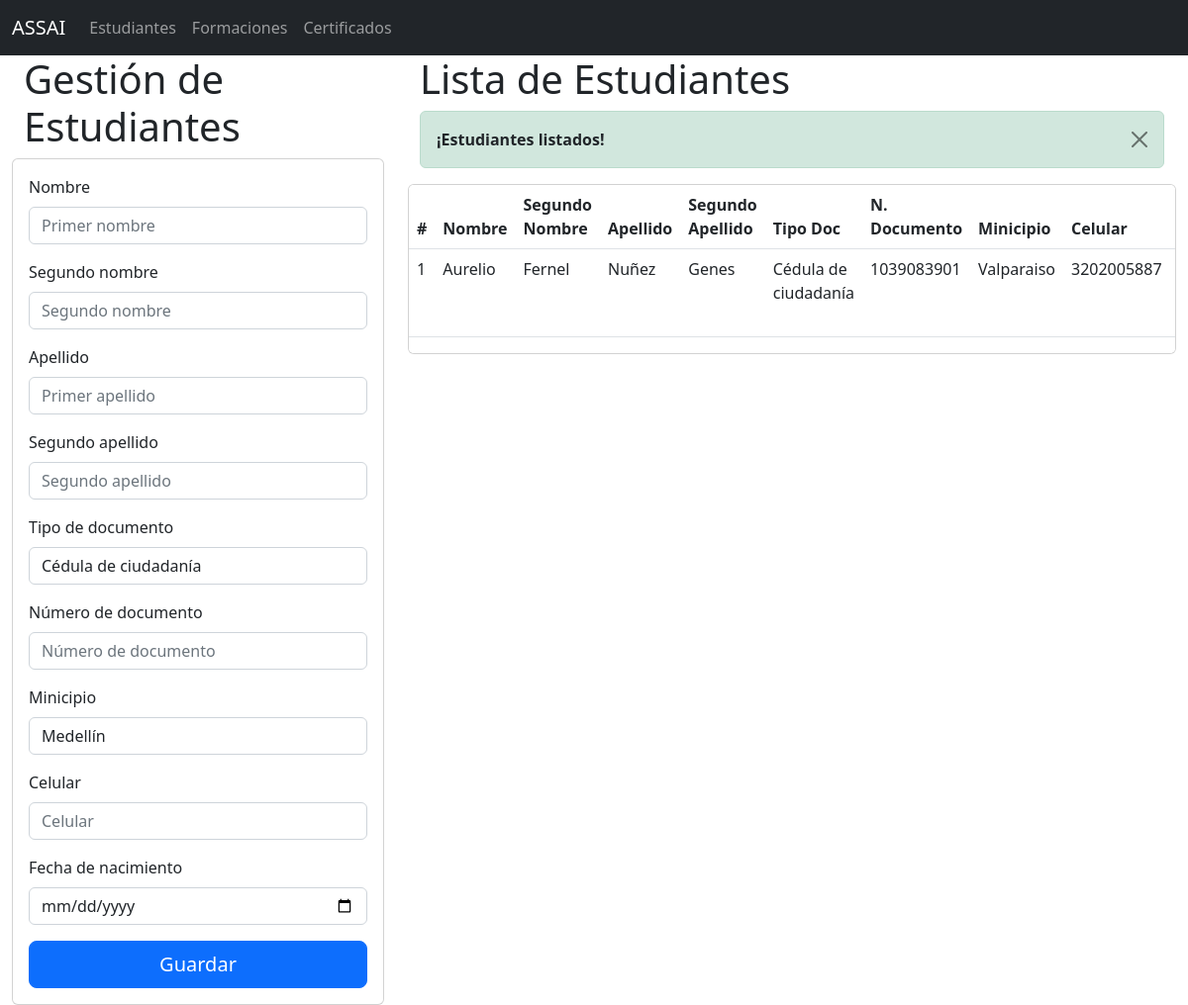
The page / on the database its author committed.
### aplicaciones/certificados/models.py (models this page shows, shortened)
class Estudiante(models.Model):
    id_estudiante =  models.PositiveBigIntegerField()
    tipo_doc = models.ForeignKey(Tiposdocumentos, on_delete=models.CASCADE)
    nombre_1 = models.CharField(max_length=30)
    nombre_2 = models.CharField(max_length=30)
    apellido_1 = models.CharField(max_length=30)
    apellido_2 = models.CharField(max_length=30)
    municipio = models.ForeignKey(Municipios, on_delete=models.CASCADE)
    celular = models.PositiveIntegerField()
    f_nacimiento = models.DateField()

class Tiposdocumentos(models.Model):
    desc = models.CharField(max_length=50)
    def __str__(self):
        return self.desc

class Municipios(models.Model):
    id = models.IntegerField(primary_key=True)
    nombre = models.CharField(max_length=100)
    departamento = models.ForeignKey(Departamentos, on_delete=models.CASCADE)
    def __str__(self):
        return self.nombre

### aplicaciones/certificados/views.py (the view)
# urls.py: 2. Add a URL to urlpatterns:  path('', views.home, name='home')
def home(request):
    estudianteslistados = Estudiante.objects.all()
    tipos_documentoslistados = Tiposdocumentos.objects.all()
    municipios = Municipios.objects.all()
    messages.success(request, '¡Estudiantes listados!')
    return render(request, "gestionEstudiante.html", {"estudiantes": estudianteslistados, "tipos_documentos":tipos_documentoslistados, "municipios":municipios})

### aplicaciones/certificados/templates/gestionEstudiante.html (shortened to what this page needs)
{% extends './base.html' %}
{% load static %}
{% block body %}
    <div class="row">
    <div class="col-md-4">
      <div class="container-fluid">
        <h1>Gestión de Estudiantes</h1>
      </div>
      <div class="card">
        <div class="card-body">
          <form action="/registrarEstudiante/" method="POST">
            <div class="form-group">
              <div class="mb-3">
                <label for="" class="form-label">Nombre</label>
                <input type="text" name="nombre_1" id="" class="form-control" placeholder="Primer nombre" />
              </div>
              <div class="mb-3">
                <label for="" class="form-label">Segundo nombre</label>
                <input type="text" name="nombre_2" id="" class="form-control" placeholder="Segundo nombre" />
              </div>
              <div class="mb-3">
                <label for="" class="form-label">Apellido</label>
                <input type="text" name="apellido_1" id="" class="form-control" placeholder="Primer apellido" />
              </div>
              <div class="mb-3">
                <label for="" class="form-label">Segundo apellido</label>
                <input type="text" name="apellido_2" id="" class="form-control" placeholder="Segundo apellido" />
              </div>
              <div class="mb-3">
                <label for="" class="form-label">Tipo de documento</label>
                <select name="tipo_doc" class="form-control" placeholder="Tipo de documento">
                  {% for w in tipos_documentos %}
                  <option value="{{ w.id }}">{{ w.desc }}</option>
                  {% endfor %}
                </select>
              </div>
              <div class="mb-3">
                <label for="" class="form-label">Número de documento</label>
                <input type="text" name="id_estudiante" id="" class="form-control" placeholder="Número de documento" />
              </div>
              <div class="mb-3">
                <label for="" class="form-label">Minicipio</label>
                <select name="municipio" class="form-control" >
                  {% for j in municipios %}
                  <option value="{{ j.id }}">{{ j.nombre }}</option>
                  {% endfor %}
                </select>
              </div>
              <div class="mb-3">
                <label for="" class="form-label">Celular</label>
                <input type="text" name="celular" id="" class="form-control" placeholder="Celular" />
              </div>
              <div class="mb-3">
                <label for="" class="form-label">Fecha de nacimiento</label>
                <input type="date" name="f_nacimiento" id="" class="form-control" placeholder="Fecha de nacimiento" />
              </div>
              <div class="d-grid gap-2">
                <button type="submit" class="btn btn-primary btn-lg">Guardar</button>
              </div>
            </div>
          </form>
        </div>
      </div>
    </div>
    <div class="col-md-8">
      <div class="container-fluid">
        <h1>Lista de Estudiantes</h1>
        {% if messages %}
        {% for messages in messages %}
        <div class="alert alert-success alert-dismissible fade show" role="alert">
          <strong class="text-dark">{{ messages }}</strong>
          <button type="button" class="btn-close" data-bs-dismiss="alert" aria-label="Close"></button>
        </div>
        {% endfor %}
        {% endif %}
      </div>
      <div class="card table-responsive">
        <table class="table table-hover">
          <thead>
            <tr>
              <th>#</th>
              <th scope="col">Nombre</th>
              <th scope="col">Segundo Nombre</th>
              <th scope="col">Apellido</th>
              <th scope="col">Segundo Apellido</th>
              <th scope="col">Tipo Doc</th>
              <th scope="col">N. Documento</th>
              <th scope="col">Minicipio</th>
              <th scope="col">Celular</th>
              <th scope="col">F. Facimiento</th>
            </tr>
          </thead>
          <tbody>
            {% for p in estudiantes %}
              <tr >
                <td>{{ forloop.counter }}</td>
                <td>{{ p.nombre_1 }}</td>
                <td>{{ p.nombre_2 }}</td>
                <td>{{ p.apellido_1 }}</td>
                <td>{{ p.apellido_2 }}</td>
                <td>{{ p.tipo_doc }}</td>
                <td>{{ p.id_estudiante }}</td>
                <td>{{ p.municipio }}</td>
                <td>{{ p.celular }}</td>
                <td>{{ p.f_nacimiento }}</td>
              </tr>
            {% endfor %}
          </tbody>
        </table>
      </div>
    </div>
  </div>
{% endblock %}

### aplicaciones/certificados/templates/base.html (shortened to what this page needs)
<!DOCTYPE html>
<html>
  <head>
    <link rel="stylesheet" href="" />
    <link href="https://cdn.jsdelivr.net/npm/bootstrap@5.2.0/dist/css/bootstrap.min.css" rel="stylesheet" />
  </head>
  <body>
    <nav class="navbar navbar-expand-lg navbar-dark bg-dark">
      <div class="container-fluid">
        <a class="navbar-brand" href="#">ASSAI</a>
        <div class="collapse navbar-collapse" id="navbarNav">
          <ul class="navbar-nav">
            <li class="nav-item">
              <a class="nav-link" href="/">Estudiantes</a>
            </li>
            <li class="nav-item">
              <a class="nav-link" href="/formaciones/">Formaciones</a>
            </li>
            <li class="nav-item">
              <a class="nav-link" href="/certificados/">Certificados</a>
            </li>
          </ul>
        </div>
      </div>
    </nav>
    <div class="container-fluid">
      {% block body %}
      {% endblock %}
    </div>
  </body>
</html>

### rows shown on the page
Estudiante: nombre_1 "Aurelio", nombre_2 "Fernel", apellido_1 "Nuñez", apellido_2 "Genes", tipo_doc "Cédula de ciudadanía", id_estudiante "1039083901", municipio "Valparaiso", celular "3202005887"

### other values the page prints
{{ messages }} "¡Estudiantes listados!"
form field tipo_doc "Cédula de ciudadanía"
form field municipio "Medellín"
